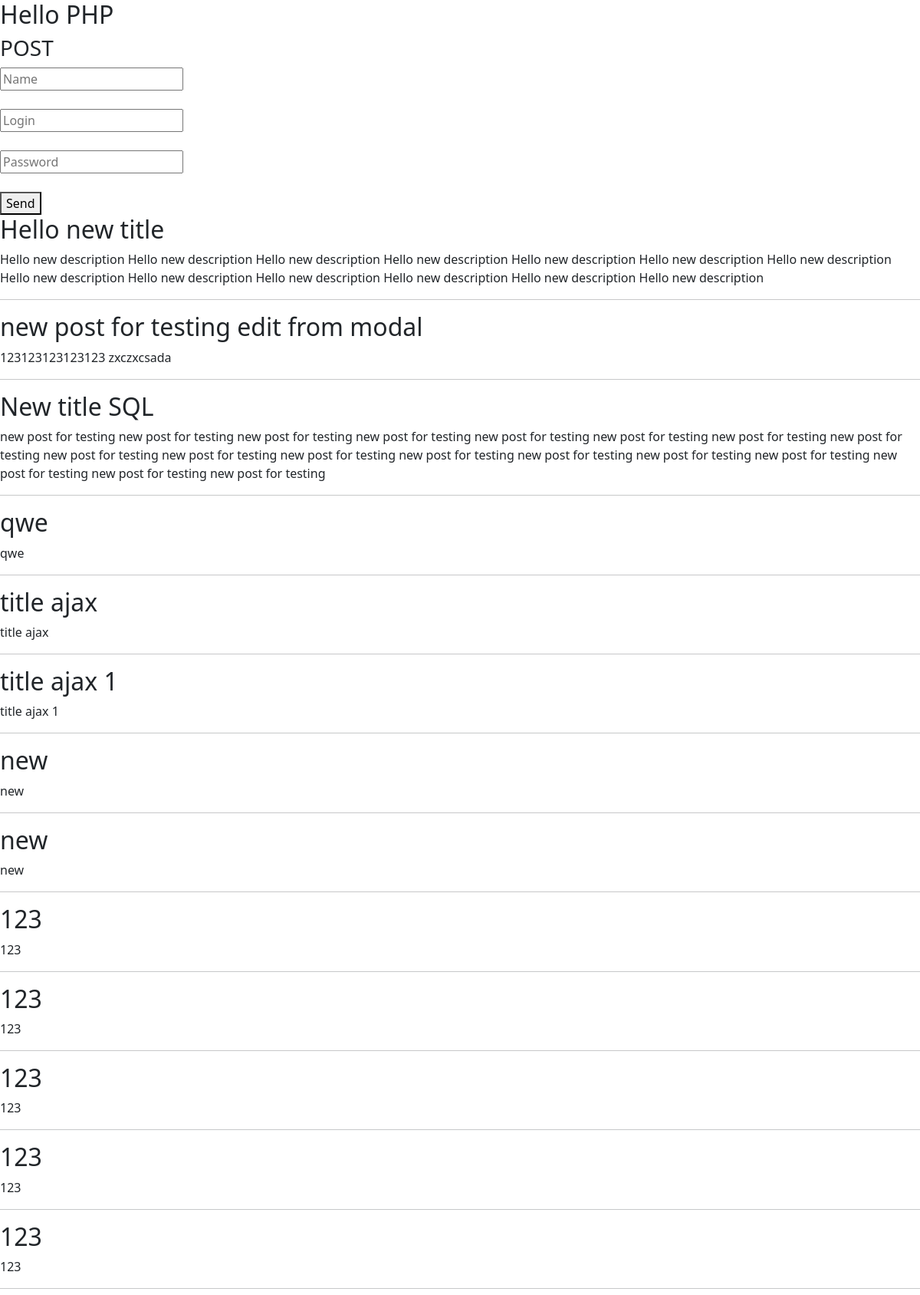
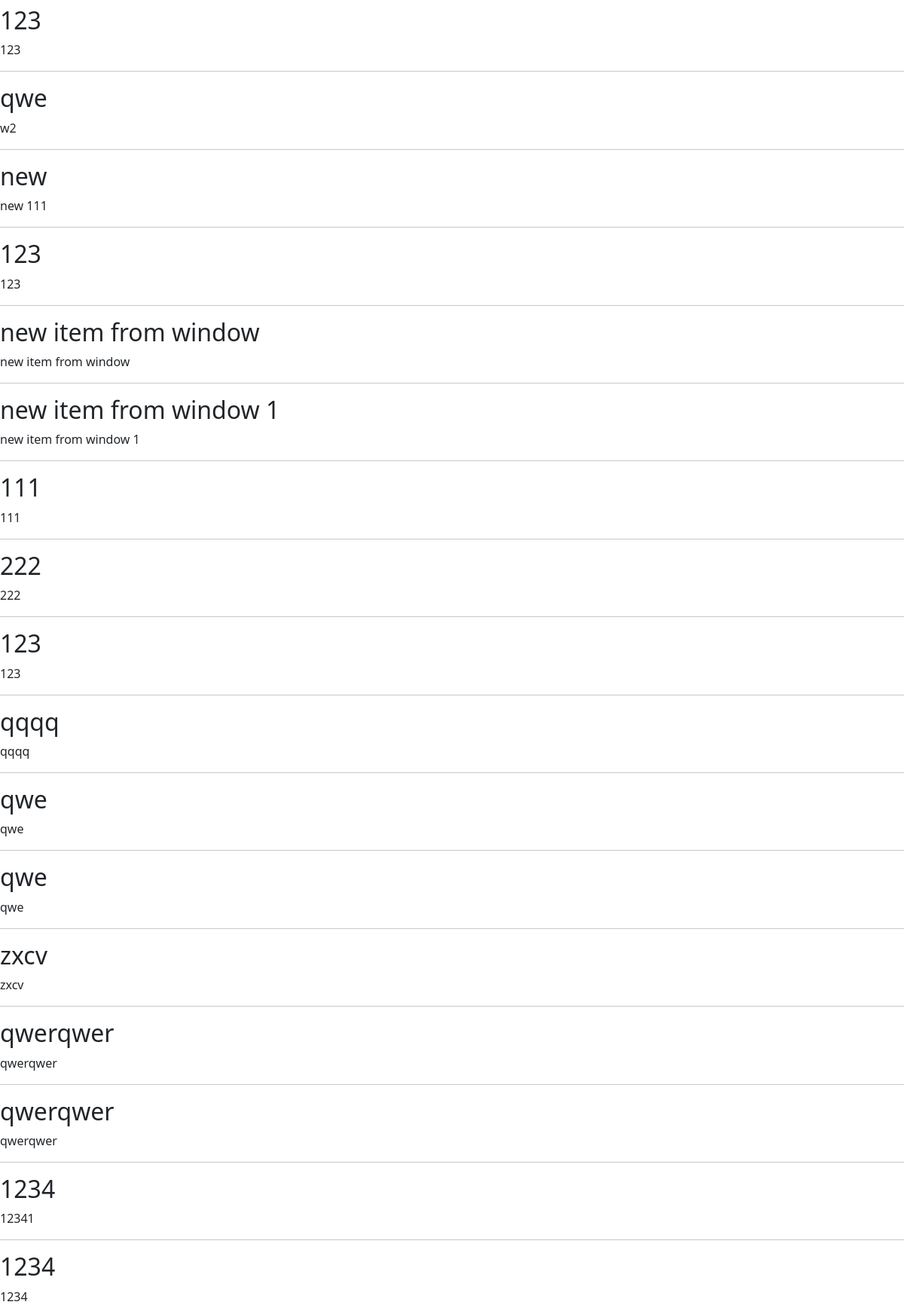
The page / (upper part) on the database its author committed (2 pictures, top to bottom).
### tables this page shows
CREATE TABLE `post` (
  `id` int(11) NOT NULL,
  `title` varchar(255) NOT NULL,
  `description` text NOT NULL,
  `author_id` int(11) NOT NULL,
  `views` int(11) NOT NULL,
  `category_id` int(11) NOT NULL,
  `cover` text
);

### index.php (the view, shortened to what this page needs)
<!DOCTYPE html>
<html lang="en">
<head>
    <link href="https://cdn.jsdelivr.net/npm/bootstrap@5.0.0-beta1/dist/css/bootstrap.min.css" rel="stylesheet">
</head>
<body>
    <h2>Hello PHP</h2>
    <form action="signup.php" method="POST">
        <h3>POST</h3>
        <input type="text" placeholder="Name" name="myName">
        <br>
        <br>
        <input type="email" placeholder="Login" name="myLogin">
        <br>
        <br>
        <input type="password" placeholder="Password" name="myPassword">
        <br>
        <br>
        <button>Send</button>
    </form>
    <?php
        include "database.php";
        $posts = $db->query("SELECT * FROM post;");
        while ($row = $posts->fetch_object()) {
            echo "
            <h2>$row->title</h2>
            <p>$row->description</p>
            <hr>
            ";
        }
    ?>
</body>
</html>

### rows shown on the page
post: title "Hello new title", description "Hello new description Hello new description Hello new description Hello new description Hello new description Hello new description Hello new description Hello new description Hello new description Hello new description Hello new description Hello new description Hello new description"
post: title "new post for testing edit from modal", description "123123123123123 zxczxcsada"
post: title "New title SQL", description "new post for testing new post for testing new post for testing new post for testing new post for testing new post for testing new post for testing new post for testing new post for testing new post for testing new post for testing new post for testing new post for testing new post for testing new post for testing new post for testing new post for testing new post for testing"
post: title "qwe", description "qwe"
post: title "title ajax", description "title ajax"
post: title "title ajax 1", description "title ajax 1"
post: title "new", description "new"
post: title "new", description "new"
post: title "123", description "123"
post: title "123", description "123"
post: title "123", description "123"
post: title "123", description "123"
post: title "123", description "123"
post: title "123", description "123"
post: title "qwe", description "w2"
post: title "new", description "new 111"
post: title "123", description "123"
post: title "new item from window", description "new item from window"
post: title "new item from window 1", description "new item from window 1"
post: title "111", description "111"
post: title "222", description "222"
post: title "123", description "123"
post: title "qqqq", description "qqqq"
post: title "qwe", description "qwe"
post: title "qwe", description "qwe"
post: title "zxcv", description "zxcv"
post: title "qwerqwer", description "qwerqwer"
post: title "qwerqwer", description "qwerqwer"
post: title "1234", description "12341"
post: title "1234", description "1234"
